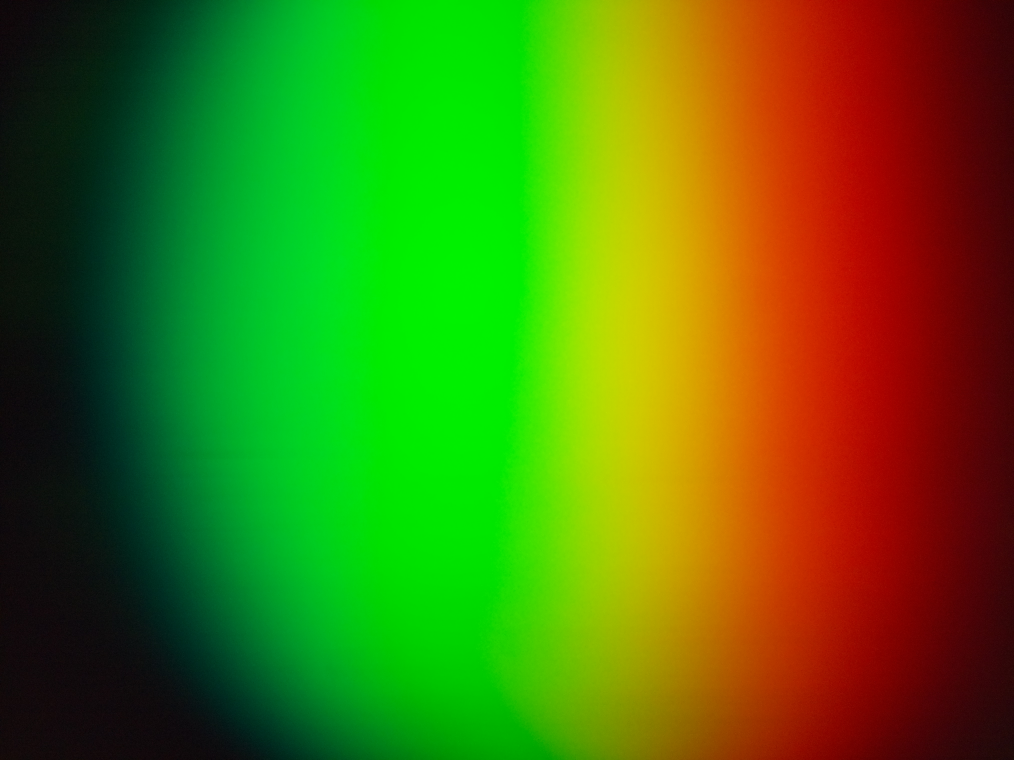
#> input picture table_optique/500_filtre.jpeg, 4056 x 3040 px, found by its file name (shown at 1/4 size)
$ python code_passe_bande.py
#> lines starting #> are read from the running program, lines starting #| are printed output that depends on the picture; long printed decimals are rounded
import numpy as np
import matplotlib.pyplot as plt
import cv2
from scipy.signal import find_peaks

# 1 - Importer image :
# Ouverture de l'image
image2D = plt.imread("C:\\Users\\gauth\\OneDrive\\Documents\\Polytechnique\\Polytechnique automne 2025\\Techniques expérimentales et instrumentation\\Mandat 3\\Photo_calibration2\\500_filtre.jpeg")
#> image2D is the input picture: shape (3040, 4056, 3); mean R, G, B 75.5, 116, 11.3

# Conversion de l'image de RGBA à gris
image2D = cv2.cvtColor(image2D, cv2.COLOR_RGBA2GRAY)
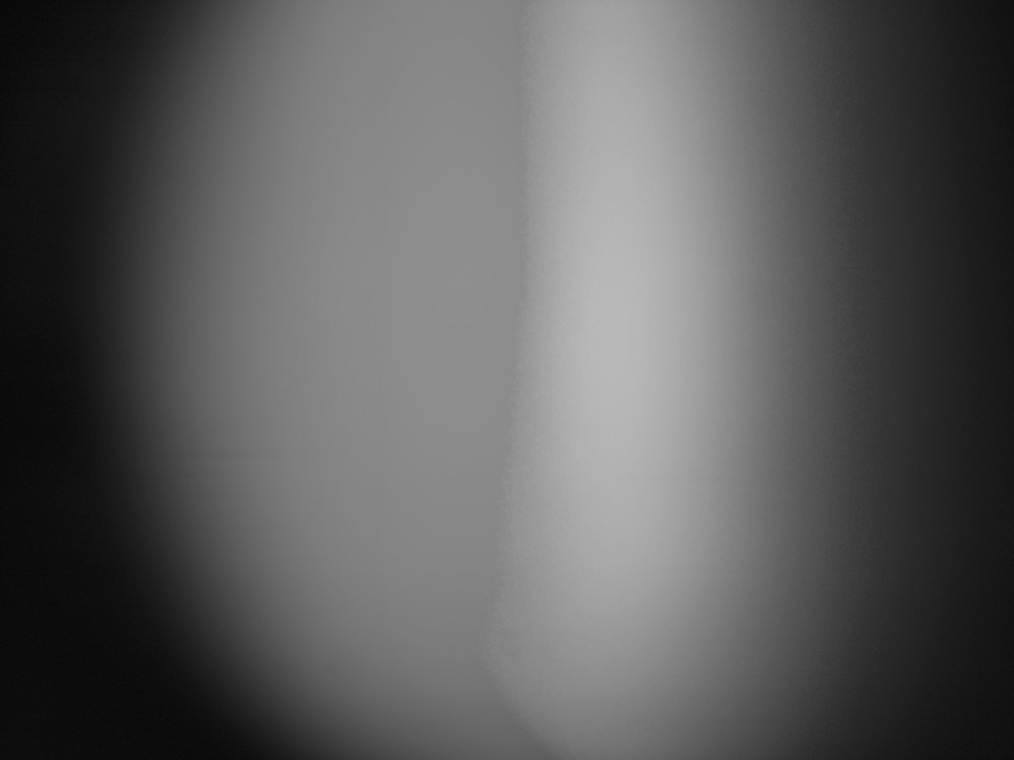
#> image2D: shape (3040, 4056) (shown at 1/4 size); min 0, max 190, mean 91.9
plt.imshow(image2D)
plt.show()

height, width = image2D.shape
#> height = 3040; width = 4056

x = np.zeros(width)
#> x = 4056 values from 0 to 0
for i in range(width):
    x[i] = np.sum(image2D[:,i])
#> after the loop, x = 4056 values, max 509800 at index 2439, min 35981 at index 1, mean 279433.1


peaks, properties = find_peaks(x,prominence=0.5,width=5,distance = 5000)
#> peaks = [2439]; properties = {'prominences': [448893], 'left_bases': [1], 'right_bases': [4054], 'widths': [2150.1], 'width_heights': [285353.5], 'left_ips': [979], 'right_ips': [3129.1]}

plt.plot(x)
plt.plot(peaks, x[peaks], "x")
plt.vlines(x=peaks, ymin=x[peaks] - properties["prominences"],
           ymax = x[peaks], color = "C1")
plt.hlines(y=properties["width_heights"], xmin=properties["left_ips"],
           xmax=properties["right_ips"], color = "C1")
plt.show()
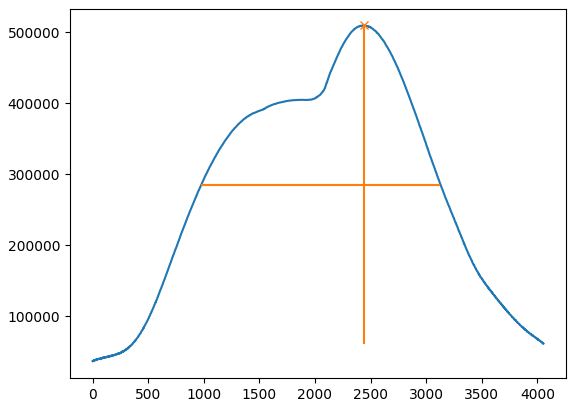
#> figure drawn by matplotlib, 1 panel; curve peaks at x = 2439, y = 509800

print("peaks :", peaks)
#| peaks : [2439]
print("moitié largeur :", properties["widths"]/2)
#| moitié largeur : [1075.065]
